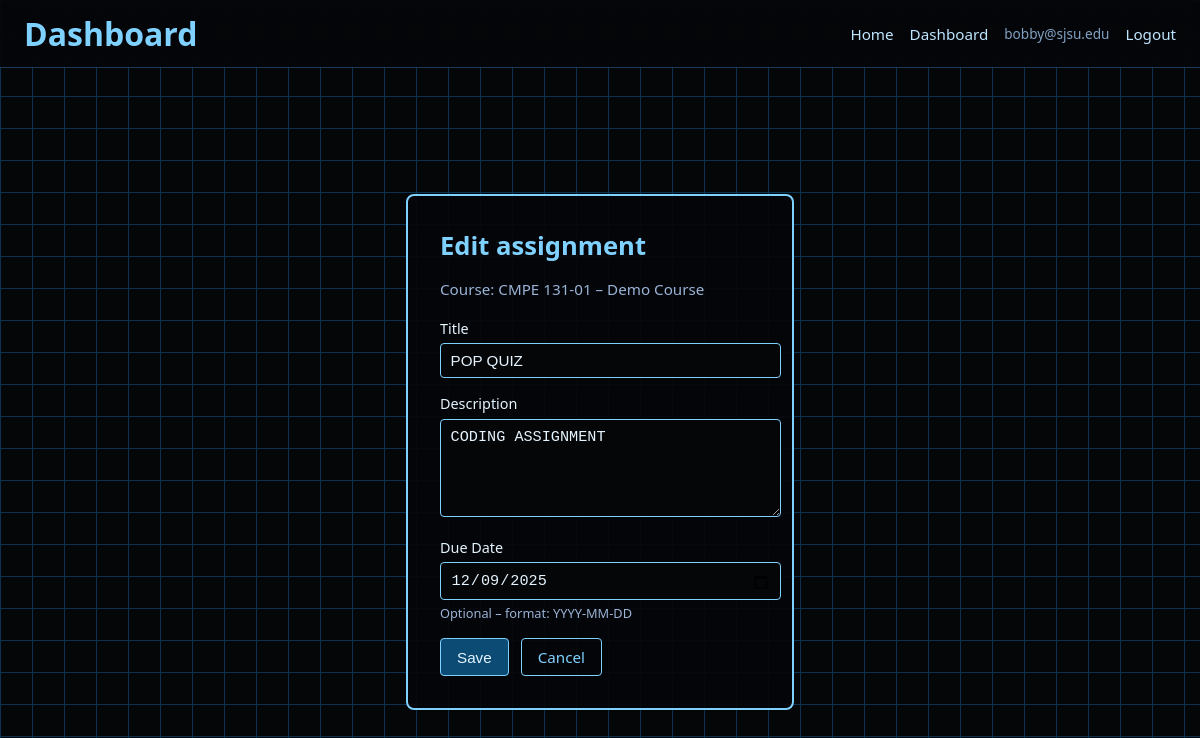
The app's page /assignments/1/edit (signed in) with its own data.
### app/models.py (models this page shows, shortened)
class User(db.Model, UserMixin):
    id = db.Column(db.Integer, primary_key=True)
    email = db.Column(db.String(255), unique=True, nullable=False)
    password_hash = db.Column(db.String(255), nullable=False)
    role = db.Column(db.String(32), nullable=False, default="student")  # "student" or "instructor"
    enrollments = db.relationship("Enrollment", back_populates="user", cascade="all, delete-orphan")
    submissions = db.relationship("Submission", back_populates="student", cascade="all, delete-orphan")

class Course(db.Model):
    id = db.Column(db.Integer, primary_key=True)
    code = db.Column(db.String(64), nullable=False)
    title = db.Column(db.String(255), nullable=True)
    enrollments = db.relationship("Enrollment", back_populates="course", cascade="all, delete-orphan")
    assignments = db.relationship("Assignment", back_populates="course", cascade="all, delete-orphan")

class Assignment(db.Model):
    id = db.Column(db.Integer, primary_key=True)
    course_id = db.Column(db.Integer, db.ForeignKey("course.id"), nullable=False)
    title = db.Column(db.String(255), nullable=False)
    description = db.Column(db.Text, nullable=True)
    due_date = db.Column(db.DateTime, nullable=True)
    created_at = db.Column(db.DateTime, default=datetime.utcnow)
    prompt_file_path = db.Column(db.String(512), nullable=True)
    course = db.relationship("Course", back_populates="assignments")
    submissions = db.relationship("Submission", back_populates="assignment", cascade="all, delete-orphan")
    rubric_items = db.relationship("RubricItem", back_populates="assignment", cascade="all, delete-orphan")

### app/main/routes.py (the view, shortened to what this page needs)
@main_bp.route("/assignments/<int:assignment_id>/edit", methods=["GET", "POST"])
@login_required
def edit_assignment(assignment_id):
    if current_user.role != "instructor":
        abort(403)
    assignment = Assignment.query.get_or_404(assignment_id)
    course = assignment.course
    form = AssignmentForm(obj=assignment)
    return render_template("main/assignment_form.html", form=form, course=course)

### app/forms.py
class AssignmentForm(FlaskForm):
    title = StringField("Title", validators=[DataRequired(), Length(max=255)])
    description = TextAreaField("Description", validators=[Optional()])
    due_date = DateField("Due Date", validators=[Optional()])
    submit = SubmitField("Save Assignment")

### app/__init__.py (called while the page is built)
@login_manager.user_loader
def load_user(user_id: str):
    try:
        from .models import User
        return User.query.get(int(user_id))
    except Exception:
        return None

### app/templates/main/assignment_form.html (shortened to what this page needs)
{% extends "base.html" %}
{% block header_title %}
  Dashboard
{% endblock %}
{% block content %}
<div class="center-wrapper">
  <div class="auth-card">
    <h1 class="page-title">
      {% if form.title.data %}
        Edit assignment
      {% else %}
        New assignment
      {% endif %}
    </h1>
    <p class="muted" style="margin-bottom: 1.25rem;">
      Course: {{ course.code }}{% if course.title %} – {{ course.title }}{% endif %}
    </p>
    <form method="POST" novalidate>
      <div class="form-group">
        {{ form.title.label(class="form-label") }}
        {{ form.title(class="form-input") }}
      </div>
      <div class="form-group">
        {{ form.description.label(class="form-label") }}
        {{ form.description(class="form-textarea") }}
      </div>
      <div class="form-group">
        {{ form.due_date.label(class="form-label") }}
        {{ form.due_date(class="form-input") }}
        <div class="muted" style="font-size: 0.8rem; margin-top: 0.25rem;">
          Optional – format: YYYY-MM-DD
        </div>
      </div>
      <div class="button-row" style="margin-top: 1rem;">
        <button type="submit" class="btn btn-primary">Save</button>
        <a href="{{ url_for('main.dashboard', course_id=course.id) }}" class="btn btn-outline">
          Cancel
        </a>
      </div>
    </form>
  </div>
</div>
{% endblock %}

### app/templates/base.html (shortened to what this page needs)
<!doctype html>
<html lang="en">
<head>
  <link rel="stylesheet" href="{{ url_for('static', filename='styles.css') }}">
</head>
<body class="grid-bg">
  <header class="app-header">
    <div class="app-title">
      {% block header_title %}Scanva{% endblock %}
    </div>
    <nav class="nav">
      <a href="{{ url_for('main.index') }}">Home</a>
      {% if current_user.is_authenticated %}
        <a href="{{ url_for('main.dashboard') }}">Dashboard</a>
        <span class="nav-user">{{ current_user.email }}</span>
        <a href="{{ url_for('auth.logout') }}">Logout</a>
      {% else %}
        <a href="{{ url_for('auth.login') }}">Login</a>
        <a href="{{ url_for('auth.register') }}">Create account</a>
      {% endif %}
    </nav>
  </header>
  <main class="main-container">
    {% block content %}{% endblock %}
  </main>
</body>
</html>

### app/static/styles.css (style rules this page uses)
body { margin: 0; font-family: system-ui, -apple-system, BlinkMacSystemFont, "Segoe UI", sans-serif; }
.grid-bg { min-height: 100vh; background-color: #050608; background-image: linear-gradient(#0c304f 1px, transparent 1px), linear-gradient(90deg, #0c304f 1px, transparent 1px); background-size: 32px 32px; color: #e5f4ff; }
.app-header { display: flex; align-items: center; justify-content: space-between; padding: 0.75rem 1.5rem; border-bottom: 1px solid #1a3a5a; background: rgba(5, 6, 8, 0.9); backdrop-filter: blur(8px); }
.app-title { font-size: 2rem; font-weight: 600; color: #7fd1ff; }
.nav { display: flex; gap: 1rem; align-items: center; }
.nav a { text-decoration: none; color: #bfe6ff; font-size: 0.95rem; }
.nav-user { font-size: 0.85rem; color: #80a2c4; }
.main-container { padding: 1.5rem; }
.center-wrapper { display: flex; align-items: center; justify-content: center; min-height: calc(100vh - 80px); }
.auth-card, .home-card { min-width: 320px; max-width: 480px; border: 2px solid #7fd1ff; border-radius: 8px; padding: 2rem; background: rgba(5, 6, 8, 0.92); }
.page-title { margin-top: 0; margin-bottom: 1rem; font-size: 1.6rem; color: #7fd1ff; }
.muted { color: #9ab3d6; font-size: 0.95rem; }
.form-group { margin-bottom: 1rem; }
.form-label { display: block; margin-bottom: 0.35rem; font-size: 0.9rem; color: #e5f4ff; }
.form-input, .form-textarea { width: 100%; padding: 0.5rem 0.6rem; border-radius: 4px; border: 1px solid #7fd1ff; background: #050608; color: #e5f4ff; font-size: 0.95rem; }
.form-textarea { min-height: 80px; resize: vertical; }
.button-row { display: flex; gap: 0.75rem; }
.btn { border-radius: 4px; padding: 0.5rem 1rem; border: 1px solid #7fd1ff; font-size: 0.95rem; cursor: pointer; text-decoration: none; text-align: center; }
.btn-primary { background: #0b4b74; color: #e5f4ff; }
.btn-outline { background: transparent; color: #7fd1ff; }

### records on screen
User: email "bobby@sjsu.edu"
Course: code "CMPE 131-01", title "Demo Course"
Assignment: title "POP QUIZ", description "CODING ASSIGNMENT", due_date "12/09/2025"
